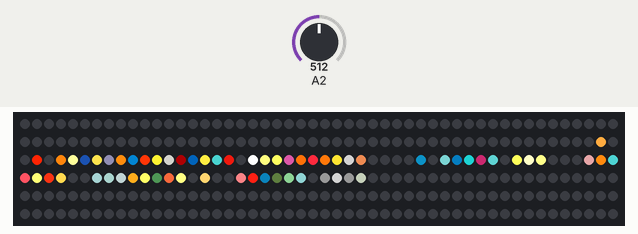
A sketch run on a simulated Arduino Uno, built with avr-gcc and run on an emulated ATmega328P. On the bench: 300 RGB LEDs in strip order, left to right, continuing on the next row. Inputs (shaded band) come from the test bench; at power-on: A2 = 512. Dim RGB values are drawn brighter than linear; random numbers use the default seed unless the sketch sets one.

Above: at 5.95 s.
6.7 s: A2 set to 306
At 8.18 s:
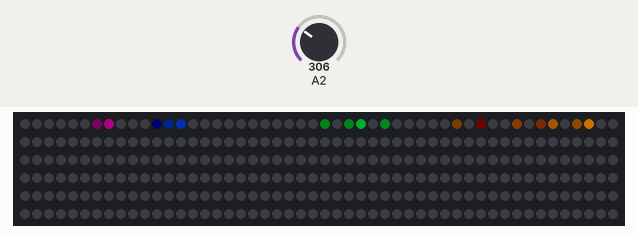
12.8 s: A2 set to 122
At 18.0 s:
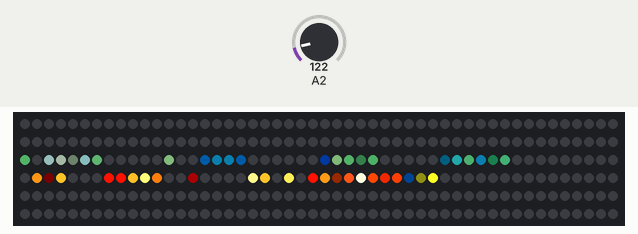
19.9 s: A2 set to 265
At 21.1 s:
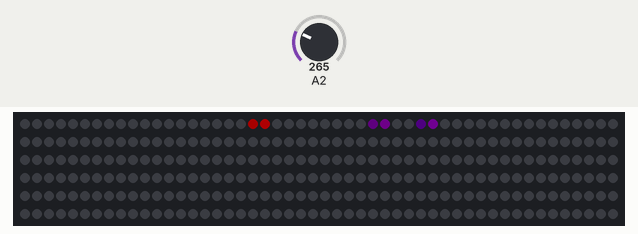

The sketch:

fireworks_jeff.ino
```cpp
#include "FastLED.h"
#include "fireworks_jeff.h"


void setup() {

	Serial.begin(115200);                                                            // Setup serial baud rate
	delay(1000);                                                                    // Slow startup so we can re-upload in the case of errors.
	LEDS.setBrightness(max_bright);                                                 // Set the generic maximum brightness value.
	LEDS.addLeds<LED_TYPE, LED_DT, LED_CK, COLOR_ORDER >(leds, NUM_LEDS);           // APA102 or WS2801 definition
  //  LEDS.addLeds<LED_TYPE, LED_DT, COLOR_ORDER >(leds, NUM_LEDS);                 // WS2812 definition

	set_max_power_in_volts_and_milliamps(5, 2000);                                  // 5V, 2A
	fireworks_init();
} // setup()

void loop() {

	EVERY_N_MILLIS_I(this_timer, this_delay) {
		this_timer.setPeriod(this_delay);
		fireworks_update();
	}

	FastLED.show();
}
```

fireworks_jeff.h
```cpp
//
#ifndef FIREWORKS_JEFF_H
#define FIREWORKS_JEFF_H
#include "FastLED.h"
#include "fireworks_palettes.h"
#define MAX_NUMBER_OF_SPARKS 60
#define MIN_NUMBER_OF_SPARKS 20
#define SPARK_FADE_TIME 2000
#define NUM_FIREWORKS 4
// Fixed definitions cannot change on the fly.
#define LED_DT 7                                                                // Serial data pin for all strands
#define LED_CK 14                                                               // Serial clock pin for WS2801 or APA102
#define COLOR_ORDER GRB                                                         // It's GRB for WS2812
#define LED_TYPE APA102                                                         // Alternatively WS2801, or WS2812
#define NUM_LEDS 300                                                            // Maximum number of LED's defined (at compile time).

uint8_t max_bright = 255;                                                       // Overall brightness definition. It can be changed on the fly.

struct CRGB leds[NUM_LEDS];                                                     // Initialize our LED array. We'll be using less in operation.
extern CRGBPalette16 spark_palette;
int this_delay = 10;


class Firework {
	private:
		enum stage
		{
			LAUNCH,
			EXPLOSION,
			FADING,
			WAITING
		};
		stage current_stage;
		uint32_t next_launch_time;
		uint16_t next_launch_max_wait;
		uint16_t next_launch_min_wait;
		bool launched;
		float flare_velocity;
		float flare_position;
		float gravity;
		uint8_t number_of_sparks;
		float spark_position[MAX_NUMBER_OF_SPARKS];
		float spark_velocity[MAX_NUMBER_OF_SPARKS];
		uint8_t spark_gradient_index[MAX_NUMBER_OF_SPARKS];
		bool spark_velocity_direction[MAX_NUMBER_OF_SPARKS];
		CRGBPalette16* active_spark_palette;
		bool get_random_palette;
		uint8_t flare_hue;
		uint8_t flare_sat;
		uint8_t flare_val;
		uint8_t flare_tail_length;
		uint32_t spark_fade_end;

	public:
		void initialize();
		void prepare_for_launch();
		void launch();
		void explosion();
		void fading();
		void update_firework();
};


void Firework::initialize() {
  current_stage = WAITING;
  gravity = 0.99;
  get_random_palette = true;
  next_launch_max_wait = 2000;
  next_launch_min_wait = 1000;
  flare_hue = 10;
  flare_sat = 255;
  flare_val = 255;
  flare_tail_length = 100;
}

void Firework::prepare_for_launch() {
  random16_add_entropy(analogRead(2));
  active_spark_palette = spark_palette_array[random8(0, NUM_SPARK_PALETTES + 1)];
  current_stage = LAUNCH;
  flare_position = 0.0;
  uint16_t random_add = random16(next_launch_min_wait, next_launch_max_wait);
  next_launch_time = millis() + random_add;
  flare_hue = random8();
  flare_velocity = float(random16(75, 200)) / 100;
  launched = false;
//  fill_solid(leds, NUM_LEDS, CRGB::Black);
}

void Firework::launch() {
  if (launched & (flare_velocity < 0.1)) {
    current_stage = EXPLOSION;
    number_of_sparks = random8(MIN_NUMBER_OF_SPARKS, MAX_NUMBER_OF_SPARKS);
    for (uint8_t x = 0; x < number_of_sparks; x++) {
      spark_gradient_index[x] = random8();
      spark_position[x] = flare_position;
      spark_velocity[x] = float(random16(10, 125)) / 100;
      spark_velocity_direction[x] = random8(0, 2);
    }
  }
  else {
    if (!launched) {
      leds[(int)flare_position] += CHSV(flare_hue, flare_sat, flare_val);
      launched = true;
    }
    else {
      for (uint16_t i = 0; i < (int)flare_position; i++) {
        leds[i].fadeToBlackBy(flare_tail_length);
      }
      float pixel_spill = ((int)flare_position + 1) - flare_position;
      leds[(int)flare_position + 1] = CHSV(flare_hue, flare_sat, (flare_val * (1 - pixel_spill)));
    }
    flare_position += flare_velocity;
    flare_velocity *= gravity;
  }
}

void Firework::explosion() {
  for (uint16_t x = 0; x < NUM_LEDS; x++) {
    leds[x].fadeToBlackBy(128);
  }
  for (uint8_t x = 0; x < number_of_sparks; x++) {
    uint16_t pixel = (int)spark_position[x];
    CRGB pixel_color = ColorFromPalette(*active_spark_palette, spark_gradient_index[x]);
    leds[pixel] += pixel_color;
    if (spark_velocity_direction[x]) {
      spark_position[x] += spark_velocity[x];
    }
    else {
      spark_position[x] -= spark_velocity[x];
    }
    spark_position[x] = constrain(spark_position[x], 0.0, (float)(NUM_LEDS));
    spark_velocity[x] *= 0.97;
  }
  float fastest_spark = 0.0;
  for (uint8_t x = 0; x < number_of_sparks; x++) {
    if (spark_velocity[x] > fastest_spark) {
      fastest_spark = spark_velocity[x];
    }
  }
  if (fastest_spark < 0.1) {
    current_stage = FADING;
    spark_fade_end = millis() + SPARK_FADE_TIME;
  }
}

void Firework::fading() {
  for (uint16_t x = 0; x < NUM_LEDS; x++) {
    leds[x].fadeToBlackBy(32);
  }
  if (millis() > spark_fade_end) {
    current_stage = WAITING;
  }
}

void Firework::update_firework() {
  if (current_stage == WAITING) {
    if (millis() >= next_launch_time) {
      prepare_for_launch();
    }
  }
  else if (current_stage == LAUNCH) {
    launch();
  }
  else if (current_stage == EXPLOSION) {
    explosion();
  }
  else if (current_stage == FADING) {
    fading();
  }
  else {
    Serial.println("How did you get here?");
  }
}


Firework firework0;
Firework firework1;
Firework firework2;
Firework firework3;


Firework* firework_array[NUM_FIREWORKS] = {
  &firework0,
  &firework1,
  &firework2,
  &firework3
};


void fireworks_init() {
  //interval = 30;
  for (uint8_t i = 0; i < NUM_FIREWORKS; i++) {
	  firework_array[i]->initialize();
      firework_array[i]->prepare_for_launch();
  }
    //update = true;
    fill_solid(leds, NUM_LEDS, CRGB::Black);
}


void fireworks_update() {
  for (uint8_t i = 0; i < NUM_FIREWORKS; i++) {
    firework_array[i]->update_firework();
  }
}

#endif
```

Source omitted: orks_palettes.h (data table, 5253 bytes)
